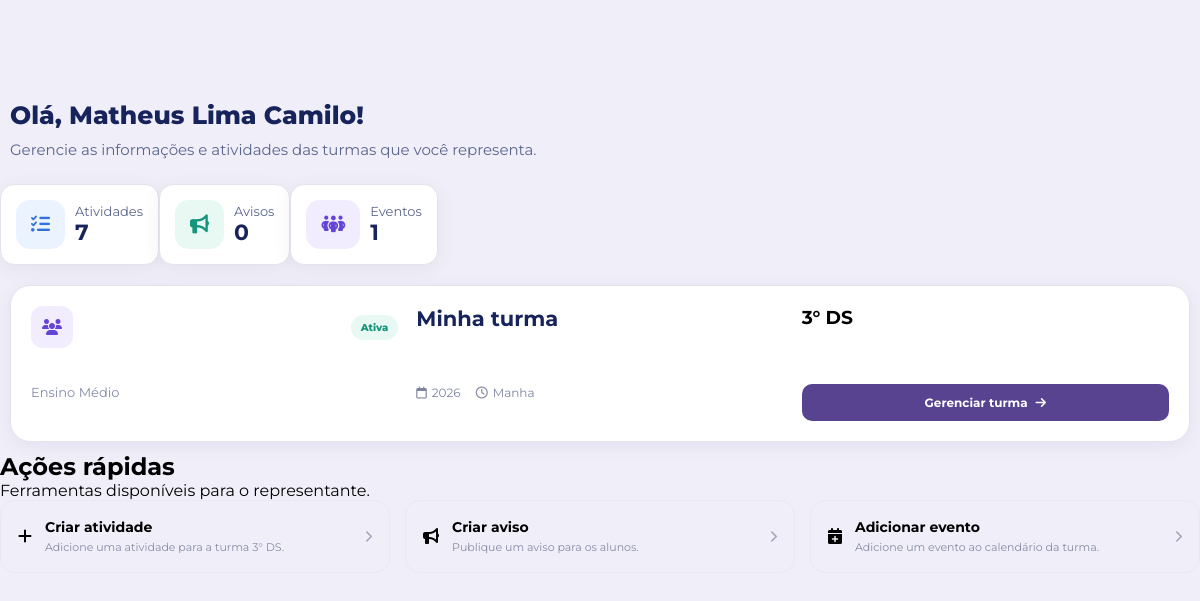
/adminRepresentante.php (signed in), run on an earlier commit of the app's database.
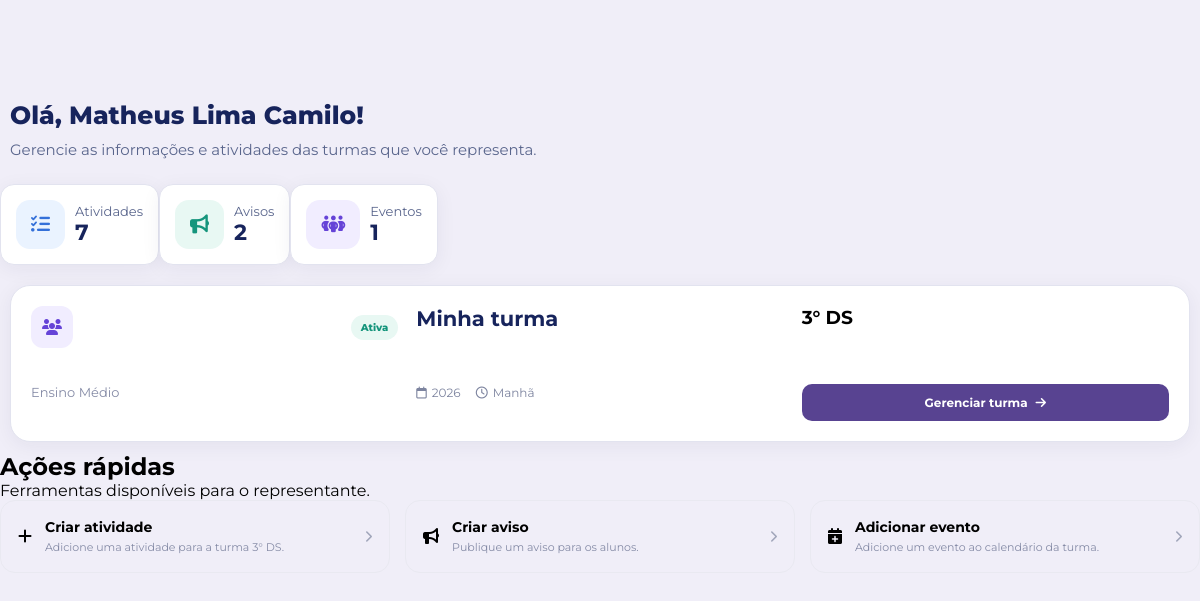
And on a later commit of the database.
### tables this page shows
CREATE TABLE IF NOT EXISTS `turmas` (
  `id` int UNSIGNED NOT NULL AUTO_INCREMENT,
  `nome` varchar(80) NOT NULL,
  `serie` varchar(40) DEFAULT NULL,
  `turno` enum('Manhã','Tarde','Noite','Integral') NOT NULL DEFAULT 'Manhã',
  `ano_letivo` year NOT NULL,
  `ativa` tinyint(1) NOT NULL DEFAULT '1',
  PRIMARY KEY (`id`),
  UNIQUE KEY `uq_turma` (`nome`,`ano_letivo`)
);

### Settings/auth.php (called while the page is built, shortened)
<?php
require_once __DIR__ . '/config.php';
function e(?string $value): string
{
    return htmlspecialchars($value ?? '', ENT_QUOTES | ENT_SUBSTITUTE, 'UTF-8');
}

### Settings/config.php (called while the page is built, shortened)
<?php
function db(): PDO
{
    static $pdo = null;
if ($pdo === null) {
        $dsn = 'mysql:host=' . DB_HOST .
               ';port=3308' .
               ';dbname=' . DB_NAME .
               ';charset=utf8mb4';
        $pdo = new PDO($dsn, DB_USER, DB_PASS, [
            PDO::ATTR_ERRMODE => PDO::ERRMODE_EXCEPTION,
            PDO::ATTR_DEFAULT_FETCH_MODE => PDO::FETCH_ASSOC,
            PDO::ATTR_EMULATE_PREPARES => false,
        ]);
    }
    return $pdo;
}

### adminRepresentante.php (the view, shortened to what this page needs)
<?php
require_once __DIR__ . '/Settings/auth.php';
$usuarioId = (int) $_SESSION['user_id'];
$sql = "
    SELECT
        t.id,
        t.nome,
        t.serie,
        t.turno,
        t.ano_letivo
    FROM turma_membros tm
    INNER JOIN turmas t
        ON t.id = tm.turma_id
    WHERE tm.aluno_id = :aluno_id
      AND tm.papel = 'representante'
      AND t.ativa = 1
    ORDER BY t.ano_letivo DESC, t.nome
";
$stmt = db()->prepare($sql);
$stmt->execute([':aluno_id' => $usuarioId]);
$turmas = $stmt->fetchAll(PDO::FETCH_ASSOC);
$sqlAtividades = "
    SELECT COUNT(*)
    FROM atividades a
    INNER JOIN turma_disciplinas td
        ON td.id = a.turma_disciplina_id
    INNER JOIN turma_membros tm
        ON tm.turma_id = td.turma_id
    WHERE tm.aluno_id = :aluno_id
      AND tm.papel = 'representante'
";
$stmt = db()->prepare($sqlAtividades);
$stmt->execute([':aluno_id' => $usuarioId]);
$atividades = (int) $stmt->fetchColumn();
$sqlAvisos = "
    SELECT COUNT(*)
    FROM avisos a
    LEFT JOIN turma_disciplinas td
        ON td.id = a.turma_disciplina_id
    INNER JOIN turma_membros tm
        ON tm.turma_id = COALESCE(td.turma_id, a.turma_id)
    WHERE tm.aluno_id = :aluno_id
      AND tm.papel = 'representante'
";
$stmt = db()->prepare($sqlAvisos);
$stmt->execute([':aluno_id' => $usuarioId]);
$avisos = (int) $stmt->fetchColumn();
$sqlEventos = "
    SELECT COUNT(*)
    FROM eventos e
    INNER JOIN turma_membros tm
        ON tm.turma_id = e.turma_id
    WHERE tm.aluno_id = :aluno_id
      AND tm.papel = 'representante'
";
$stmt = db()->prepare($sqlEventos);
$stmt->execute([':aluno_id' => $usuarioId]);
$eventos = (int) $stmt->fetchColumn();
?>
<!doctype html>
<html lang="pt-BR">
<head>
    <link rel="stylesheet" href="Styles/adminRepresentante.css" />
    <link rel="stylesheet" href="Styles/root.css">
    <link rel="stylesheet" href="https://cdnjs.cloudflare.com/ajax/libs/font-awesome/6.7.2/css/all.min.css" />
</head>
<body>
    <main>
        <section class="hello">
            <h1>
                Olá, <?= e($_SESSION['user_name'] ?? 'Representante') ?>!
            </h1>
            <p>
                Gerencie as informações e atividades das turmas que você representa.
            </p>
        </section>
        <section id="summaryScroll">
            <a class="card-summary" href="activities.php">
                <div class="icon blue">
                    <i class="fa-solid fa-list-check"></i>
                </div>
                <div>
                    <span>Atividades</span>
                    <strong>
                        <?= $atividades ?>
                    </strong>
                </div>
            </a>
            <a class="card-summary" href="communities.php">
                <div class="icon green">
                    <i class="fa-solid fa-bullhorn"></i>
                </div>
                <div>
                    <span>Avisos</span>
                    <strong>
                        <?= $avisos ?>
                    </strong>
                </div>
            </a>
            <a class="card-summary" href="home.php">
                <div class="icon purple">
                    <i class="fa-solid fa-people-group"></i>
                </div>
                <div>
                    <span>Eventos</span>
                    <strong>
                        <?= $eventos ?>
                    </strong>
                </div>
            </a>
        </section>
        <section class="sections">
            <?php if (empty($turmas)): ?>
                <div class="vazio">
                    <div class="vazio-icone">
                        <i class="fa-solid fa-people-group"></i>
                    </div>
                    <h3>Nenhuma turma encontrada</h3>
                    <p>Você ainda não foi definido como representante de nenhuma turma.</p>
                </div>
            <?php else: ?>
                <div class="turmas-grid">
                    <?php foreach ($turmas as $turma): ?>
                        <div class="turma-topo">
                            <div class="turma-icone">
                                <i class="fa-solid fa-users"></i>
                            </div>
                            <span class="status">
                                Ativa
                            </span>
                        </div>
                        <div class="sections-header">
                            <h2>Minha turma</h2>
                        </div>
                        <h3>
                            <?= e($turma['nome']) ?>
                        </h3>
                        <p class="serie">
                            <?= e($turma['serie'] ?? 'Turma') ?>
                        </p>
                        <div class="turma-info">
                            <span>
                                <i class="fa-regular fa-calendar"></i>
                                <?= e((string) $turma['ano_letivo']) ?>
                            </span>
                            <span>
                                <i class="fa-regular fa-clock"></i>
                                <?= e(ucfirst($turma['turno'])) ?>
                            </span>
                        </div>
                        <a
                            href="adminTurma.php?id=<?= (int) $turma['id'] ?>"
                            class="btn-gerenciar">
                            Gerenciar turma
                            <i class="fa-solid fa-arrow-right"></i>
                        </a>
                    <?php endforeach; ?>
                </div>
            <?php endif; ?>
        </section>
        <section class="secao">
            <div class="secao-header">
                <div>
                    <h2>
                        Ações rápidas
                    </h2>
                    <p>
                        Ferramentas disponíveis para o representante.
                    </p>
                </div>
            </div>
            <?php if (!empty($turmas)): ?>
                <?php
                $turmaRapida = $turmas[0];
                ?>
                <div class="acoes-grid">
                    <a
                        href="criarAtividade.php?turma_id=<?= (int) $turmaRapida['id'] ?>"
                        class="acao-card">
                        <div class="acao-icone roxo">
                            <i class="fa-solid fa-plus"></i>
                        </div>
                        <div>
                            <h3>
                                Criar atividade
                            </h3>
                            <p>
                                Adicione uma atividade para a turma
                                <?= e($turmaRapida['nome']) ?>.
                            </p>
                        </div>
                        <i class="fa-solid fa-chevron-right seta"></i>
                    </a>
                    <a
                        href="#"
                        class="acao-card">
                        <div class="acao-icone azul">
                            <i class="fa-solid fa-bullhorn"></i>
                        </div>
                        <div>
                            <h3>
                                Criar aviso
                            </h3>
                            <p>
                                Publique um aviso para os alunos.
                            </p>
                        </div>
                        <i class="fa-solid fa-chevron-right seta"></i>
                    </a>
                    <a
                        href="#"
                        class="acao-card">
                        <div class="acao-icone verde">
                            <i class="fa-solid fa-calendar-plus"></i>
                        </div>
                        <div>
                            <h3>
                                Adicionar evento
                            </h3>
                            <p>
                                Adicione um evento ao calendário da turma.
                            </p>
                        </div>
                        <i class="fa-solid fa-chevron-right seta"></i>
                    </a>
                </div>
            <?php endif; ?>
        </section>
    </main>
</body>
</html>

### Styles/adminRepresentante.css (style rules this page uses)
*, *::before, *::after { box-sizing: border-box; margin: 0; padding: 0; text-decoration: none; color: inherit; }
html { height: 100vh; }
body { padding-top: 90px; font-family: 'Montserrat', sans-serif; background-color: var(--background); display: flex; flex-direction: column; justify-content: space-between; max-width: 100vw; }
main { display: flex; flex-direction: column; }
.hello { padding: 10px; display: flex; flex-direction: column; gap: 10px; margin-bottom: 15px; }
.hello h1 { font-size: 25px; font-weight: 800; color: var(--title-blue); }
.hello p { color: var(--secondary-blue); font-size: 15px; }
#summaryScroll { display: flex; margin-bottom: 10px; }
.card-summary { background: var(--white); border: 1px solid var(--border); border-radius: var(--radius); padding: 15px; display: flex; align-items: center; gap: 10px; box-shadow: var(--shadow); }
.card-summary span { display: block; color: var(--secondary-blue); font-size: 13px; }
.card-summary strong { font-size: 22px; color: var(--title-blue); }
.icon, .action-icon { border-radius: 14px; display: flex; align-items: center; justify-content: center; padding: 15px; font-size: 19px; }
.purple { background: #f1edff; color: #6543d7; }
.blue { background: #eaf3ff; color: #3470d9; }
.green { background: #e8f8f3; color: #15957c; }
.sections { margin: 10px; background: var(--white); border: 1px solid var(--border); border-radius: var(--large-radius); padding: 20px; box-shadow: var(--shadow); display: flex; flex-direction: column; transition: .2s; }
.sections-header h2 { font-size: 21px; color: var(--title-blue); }
.turmas-grid { display: grid; grid-template-columns: repeat(3, 1fr); gap: 18px; }
.turma-topo { display: flex; align-items: center; justify-content: space-between; margin-bottom: 18px; }
.turma-icone { width: 42px; height: 42px; border-radius: 12px; display: flex; align-items: center; justify-content: center; background: #f1edff; color: #6543d7; }
.status { padding: 6px 10px; border-radius: 20px; background: #e8f8f3; color: #15957c; font-size: 10px; font-weight: 800; }
.serie { color: #858ba6; font-size: 13px; margin-bottom: 17px; }
.turma-info { display: flex; gap: 15px; margin-bottom: 20px; color: #7d849f; font-size: 12px; }
.turma-info span { display: flex; align-items: center; gap: 5px; }
.btn-gerenciar { width: 100%; padding: 11px; display: flex; align-items: center; justify-content: center; gap: 8px; border-radius: 10px; background: #584391; color: white; font-size: 12px; font-weight: 700; }
.acoes-grid { display: grid; grid-template-columns: repeat(3, 1fr); gap: 15px; }
.acao-card { display: flex; align-items: center; gap: 13px; padding: 17px; border: 1px solid #e9e9f1; border-radius: 15px; transition: .2s; }
.acao-card h3 { font-size: 14px; margin-bottom: 4px; }
.acao-card p { color: #858ba6; font-size: 11px; line-height: 1.4; }
.seta { margin-left: auto; color: #a0a5ba; font-size: 12px; }

### Styles/root.css (style rules this page uses)
:root { --main-purple: #584391; --brand-purple: rgba(109, 66, 219, 1); --light-purple: #7351df; --soft-purple: #f1edff; --title-blue: #17245c; --text-blue: #101d52; --secondary-blue: #59658c; --background: #f0eef8; --white: #ffffff; --border: #e2e3ef; --shadow: 0 4px 20px rgba(31, 37, 70, .06); --shadow-hover: 0 8px 28px rgba(109, 66, 219, .12); --button-shadow: 0 6px 20px rgba(88, 67, 145, 0.3); --radius: 14px; --input-radius: 16px; --card-radius: 18px; --large-radius: 20px; --pill-radius: 100px; }

What changed in the data, as far as the page shows it:
changed turmas "3° DS": turno "Manha" → "Manhã"
Also different on the page:
$avisos: "0" → "2"
